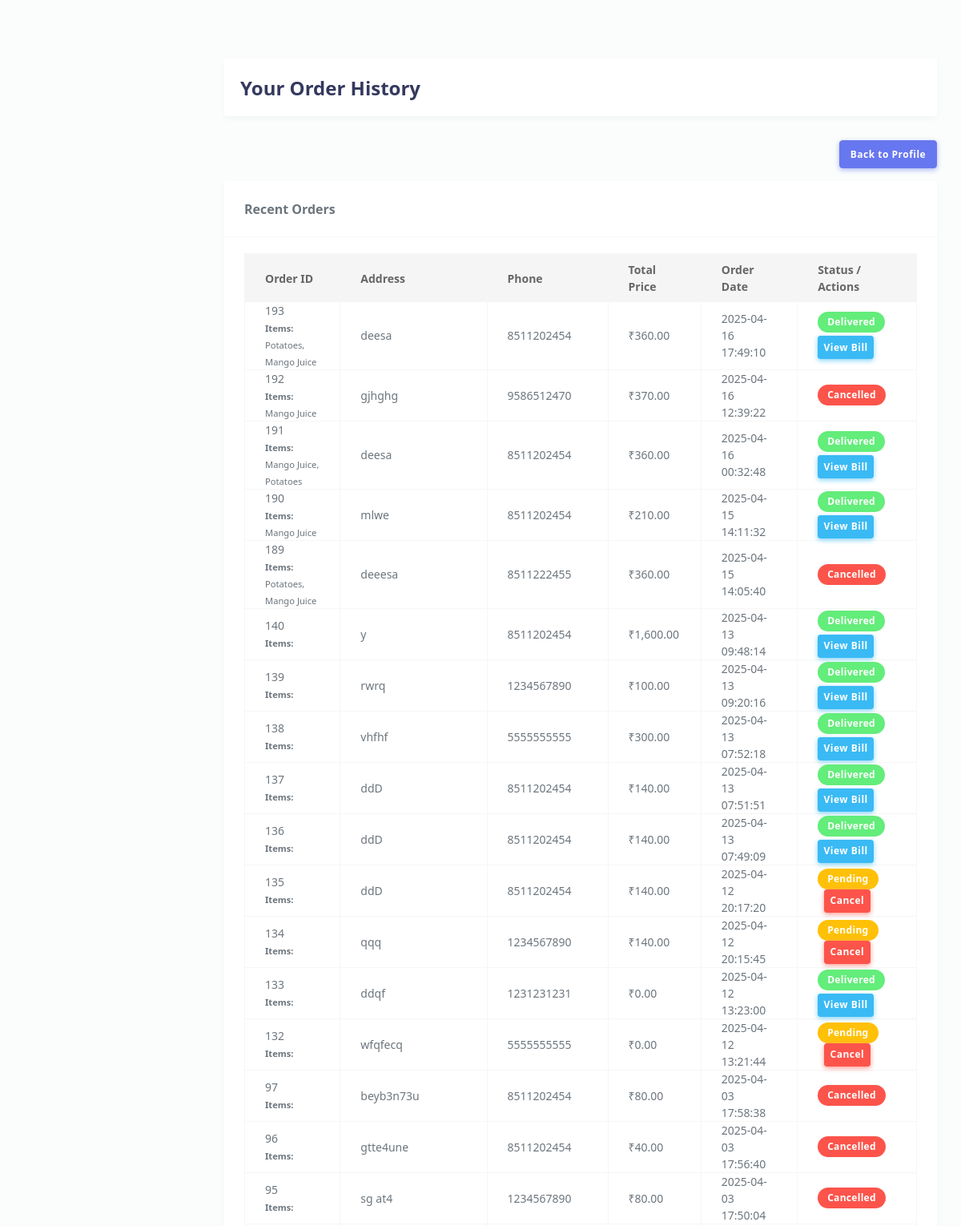
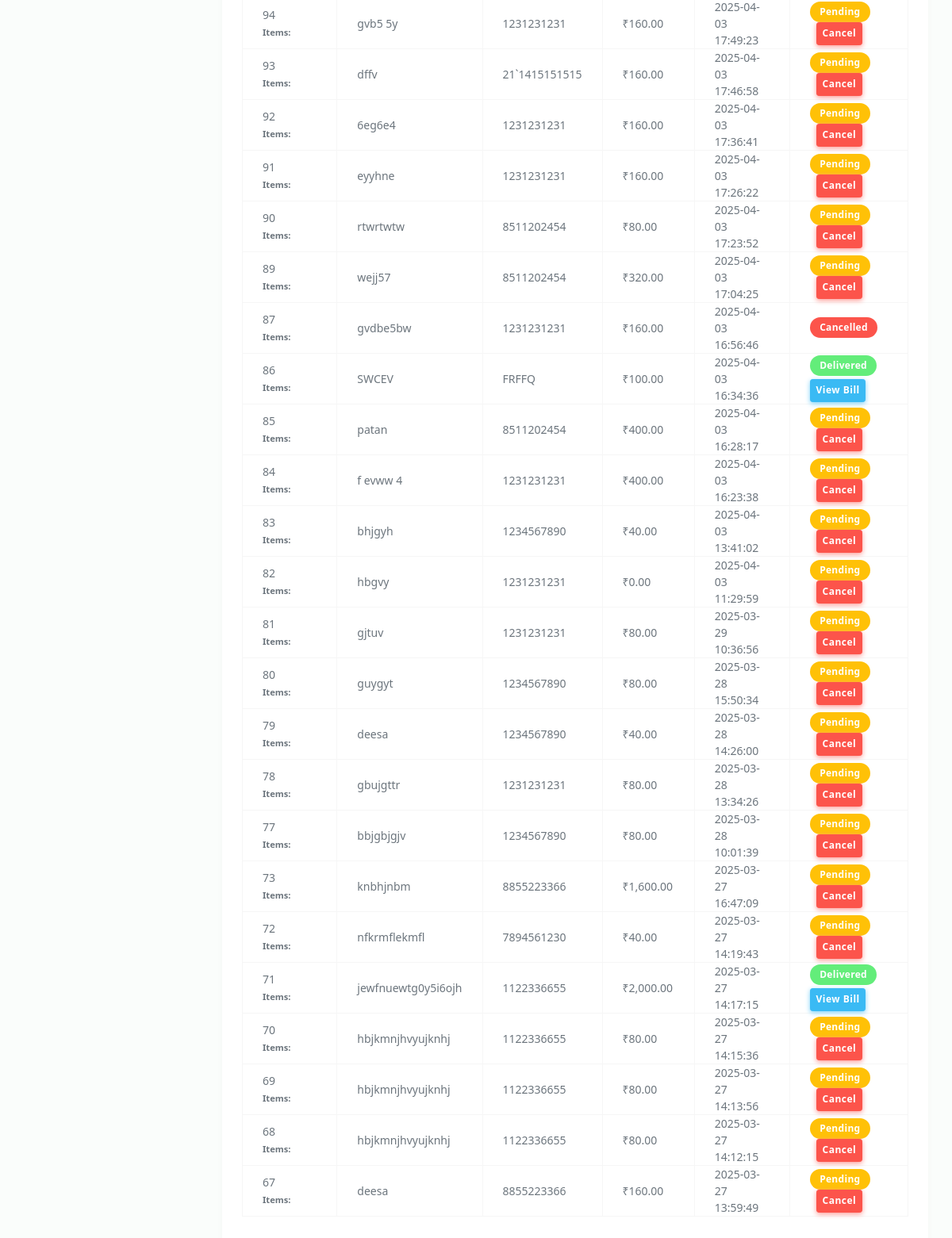
Page /front-end/order_history.php (signed in) on the committed database (2 pictures, top to bottom).
### tables this page shows
CREATE TABLE `orders` (
  `id` int(11) NOT NULL,
  `user_id` int(11) NOT NULL,
  `address` text NOT NULL,
  `phone` varchar(15) NOT NULL,
  `address_id` int(11) DEFAULT NULL,
  `subtotal` decimal(10,2) NOT NULL,
  `delivery_charge` decimal(10,2) DEFAULT 0.00,
  `total_price` decimal(10,2) NOT NULL,
  `order_date` datetime NOT NULL DEFAULT current_timestamp(),
  `payment_method` varchar(50) NOT NULL DEFAULT 'Cash on Delivery',
  `create_date` datetime DEFAULT current_timestamp(),
  `update_date` datetime DEFAULT current_timestamp() ON UPDATE current_timestamp(),
  `delete_date` datetime DEFAULT NULL,
  `total` decimal(10,2) NOT NULL,
  `status` enum('pending','delivered','cancelled') NOT NULL DEFAULT 'pending',
  `food_name` varchar(255) DEFAULT NULL,
  `category` varchar(255) DEFAULT NULL,
  `subcategory` varchar(255) DEFAULT NULL,
  `quantity` int(11) DEFAULT NULL
);

### front-end/order_history.php (the view, shortened to what this page needs)
<?php
include('../db_connect/connection.php');
$user_id = $_SESSION['id'];
$query = "SELECT id AS order_id, address, phone, total_price, order_date, status
          FROM orders
          WHERE user_id = $user_id
          ORDER BY order_date DESC";
$result = mysqli_query($con, $query);
?>
<!DOCTYPE html>
<html lang="en">
<head>
  <link rel="stylesheet" href="css/bootstrap.min.css">
  <link rel="stylesheet" href="css/all.min.css">
  <link rel="stylesheet" href="css/style.min.css">
</head>
<body>
<div class="main-content">
  <section class="section">
    <div class="section-header">
      <h1>Your Order History</h1>
    </div>
    <div class="section-body">
      <div class="row mb-2">
        <div class="col-12 text-right mb-2">
          <a href="index.php" class="btn btn-primary">Back to Profile</a>
        </div>
      </div>
      <div class="row">
        <div class="col-12">
          <div class="card">
            <div class="card-header">
              <h4>Recent Orders</h4>
            </div>
            <div class="card-body">
              <?php if(mysqli_num_rows($result) > 0): ?>
              <table class="table table-bordered">
                <thead>
                  <tr>
                    <th>Order ID</th>
                    <th>Address</th>
                    <th>Phone</th>
                    <th>Total Price</th>
                    <th>Order Date</th>
                    <th>Status / Actions</th>
                  </tr>
                </thead>
                <tbody>
                  <?php while($order = mysqli_fetch_assoc($result)): ?>
                  <tr>
                    <td>
                      <?php echo $order['order_id']; ?>
                      <br>
                      <?php
                        $oid = $order['order_id'];
                        $foodQuery = "SELECT f.name FROM order_items oi
                                      JOIN foods f ON f.id = oi.food_id
                                      WHERE oi.order_id = $oid";
                        $foodResult = mysqli_query($con, $foodQuery);
                        $foodNames = [];
                        while ($food = mysqli_fetch_assoc($foodResult)) {
                            $foodNames[] = $food['name'];
                        }
                        echo "<small><strong>Items:</strong> " . implode(", ", $foodNames) . "</small>";
                      ?>
                    </td>
                    <td><?php echo $order['address']; ?></td>
                    <td><?php echo $order['phone']; ?></td>
                    <td>₹<?php echo number_format($order['total_price'], 2); ?></td>
                    <td><?php echo $order['order_date']; ?></td>
                    <td>
                      <?php
                      if ($order['status'] == 'pending') {
                          echo "<span class='badge badge-warning'>Pending</span>";
                          ?>
                          <form method="POST" style="display:inline;" id="cancelForm_<?php echo $order['order_id']; ?>">
                              <button type="button" class="btn btn-sm btn-danger ml-2"
                                onclick="confirmCancel(<?php echo $order['order_id']; ?>)">Cancel</button>
                          </form>
                          <?php
                      } elseif ($order['status'] == 'delivered') {
                          echo "<span class='badge badge-success'>Delivered</span>";
                          ?>
                          <a href="bill.php?order_id=<?php echo $order['order_id']; ?>&user_id=<?php echo $user_id; ?>"
                             class="btn btn-info btn-sm mt-1">View Bill</a>
                          <?php
                      } elseif ($order['status'] == 'cancelled') {
                          echo "<span class='badge badge-danger'>Cancelled</span>";
                      }
                      ?>
                    </td>
                  </tr>
                  <?php endwhile; ?>
                </tbody>
              </table>
              <?php else: ?>
              <p>You have no order history.</p>
              <?php endif; ?>
            </div>
          </div>
        </div>
      </div>
    </div>
  </section>
</div>
</body>
</html>

### rows in the picture
orders: id "193", foodNames "Potatoes, Mango Juice", address "deesa", phone "8511202454", total_price "360.00", order_date "2025-04-16 17:49:10"
orders: id "192", foodNames "Mango Juice", address "gjhghg", phone "9586512470", total_price "370.00", order_date "2025-04-16 12:39:22", status "Cancelled"
orders: id "191", foodNames "Mango Juice, Potatoes", address "deesa", phone "8511202454", total_price "360.00", order_date "2025-04-16 00:32:48"
orders: id "190", foodNames "Mango Juice", address "mlwe", phone "8511202454", total_price "210.00", order_date "2025-04-15 14:11:32"
orders: id "189", foodNames "Potatoes, Mango Juice", address "deeesa", phone "8511222455", total_price "360.00", order_date "2025-04-15 14:05:40", status "Cancelled"
orders: id "140", address "y", phone "8511202454", total_price "1,600.00", order_date "2025-04-13 09:48:14"
orders: id "139", address "rwrq", phone "1234567890", total_price "100.00", order_date "2025-04-13 09:20:16"
orders: id "138", address "vhfhf", phone "5555555555", total_price "300.00", order_date "2025-04-13 07:52:18"
orders: id "137", address "ddD", phone "8511202454", total_price "140.00", order_date "2025-04-13 07:51:51"
orders: id "136", address "ddD", phone "8511202454", total_price "140.00", order_date "2025-04-13 07:49:09"
orders: id "135", address "ddD", phone "8511202454", total_price "140.00", order_date "2025-04-12 20:17:20"
orders: id "134", address "qqq", phone "1234567890", total_price "140.00", order_date "2025-04-12 20:15:45"
orders: id "133", address "ddqf", phone "1231231231", total_price "0.00", order_date "2025-04-12 13:23:00"
orders: id "132", address "wfqfecq", phone "5555555555", total_price "0.00", order_date "2025-04-12 13:21:44"
orders: id "97", address "beyb3n73u", phone "8511202454", total_price "80.00", order_date "2025-04-03 17:58:38", status "Cancelled"
orders: id "96", address "gtte4une", phone "8511202454", total_price "40.00", order_date "2025-04-03 17:56:40", status "Cancelled"
orders: id "95", address "sg at4", phone "1234567890", total_price "80.00", order_date "2025-04-03 17:50:04", status "Cancelled"
orders: id "94", address "gvb5 5y", phone "1231231231", total_price "160.00", order_date "2025-04-03 17:49:23"
orders: id "93", address "dffv", phone "21`1415151515", total_price "160.00", order_date "2025-04-03 17:46:58"
orders: id "92", address "6eg6e4", phone "1231231231", total_price "160.00", order_date "2025-04-03 17:36:41"
orders: id "91", address "eyyhne", phone "1231231231", total_price "160.00", order_date "2025-04-03 17:26:22"
orders: id "90", address "rtwrtwtw", phone "8511202454", total_price "80.00", order_date "2025-04-03 17:23:52"
orders: id "89", address "wejj57", phone "8511202454", total_price "320.00", order_date "2025-04-03 17:04:25"
orders: id "87", address "gvdbe5bw", phone "1231231231", total_price "160.00", order_date "2025-04-03 16:56:46", status "Cancelled"
orders: id "86", address "SWCEV", phone "FRFFQ", total_price "100.00", order_date "2025-04-03 16:34:36"
orders: id "85", address "patan", phone "8511202454", total_price "400.00", order_date "2025-04-03 16:28:17"
orders: id "84", address "f evww 4", phone "1231231231", total_price "400.00", order_date "2025-04-03 16:23:38"
orders: id "83", address "bhjgyh", phone "1234567890", total_price "40.00", order_date "2025-04-03 13:41:02"
orders: id "82", address "hbgvy", phone "1231231231", total_price "0.00", order_date "2025-04-03 11:29:59"
orders: id "81", address "gjtuv", phone "1231231231", total_price "80.00", order_date "2025-03-29 10:36:56"
orders: id "80", address "guygyt", phone "1234567890", total_price "80.00", order_date "2025-03-28 15:50:34"
orders: id "79", address "deesa", phone "1234567890", total_price "40.00", order_date "2025-03-28 14:26:00"
orders: id "78", address "gbujgttr", phone "1231231231", total_price "80.00", order_date "2025-03-28 13:34:26"
orders: id "77", address "bbjgbjgjv", phone "1234567890", total_price "80.00", order_date "2025-03-28 10:01:39"
orders: id "73", address "knbhjnbm", phone "8855223366", total_price "1,600.00", order_date "2025-03-27 16:47:09"
orders: id "72", address "nfkrmflekmfl", phone "7894561230", total_price "40.00", order_date "2025-03-27 14:19:43"
orders: id "71", address "jewfnuewtg0y5i6ojh", phone "1122336655", total_price "2,000.00", order_date "2025-03-27 14:17:15"
orders: id "70", address "hbjkmnjhvyujknhj", phone "1122336655", total_price "80.00", order_date "2025-03-27 14:15:36"
orders: id "69", address "hbjkmnjhvyujknhj", phone "1122336655", total_price "80.00", order_date "2025-03-27 14:13:56"
orders: id "68", address "hbjkmnjhvyujknhj", phone "1122336655", total_price "80.00", order_date "2025-03-27 14:12:15"
orders: id "67", address "deesa", phone "8855223366", total_price "160.00", order_date "2025-03-27 13:59:49"
